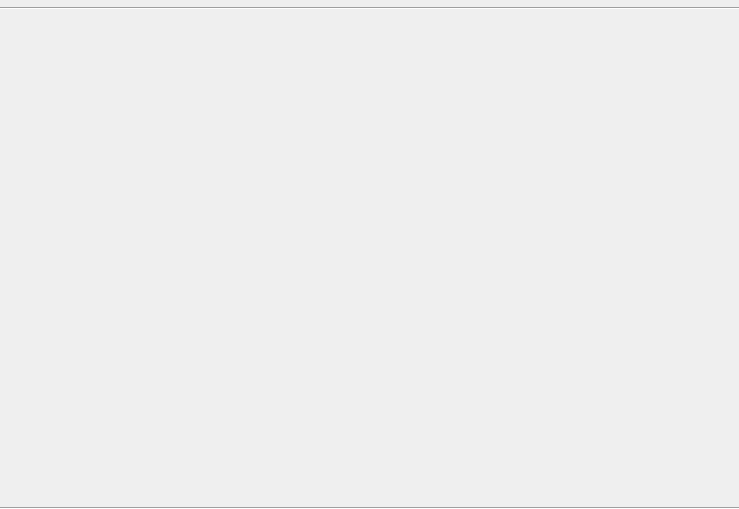
      <widget class="QWidget" name="scrollAreaWidgetContents">
       <property name="geometry">
        <rect>
         <x>0</x>
         <y>0</y>
         <width>739</width>
         <height>509</height>
        </rect>
       </property>
       <widget class="Line" name="line">
        <property name="geometry">
         <rect>
          <x>0</x>
          <y>0</y>
          <width>781</width>
          <height>16</height>
         </rect>
        </property>
        <property name="orientation">
         <enum>Qt::Horizontal</enum>
        </property>
       </widget>
       <widget class="Line" name="line_2">
        <property name="geometry">
         <rect>
          <x>-17</x>
          <y>20</y>
          <width>20</width>
          <height>491</height>
         </rect>
        </property>
        <property name="orientation">
         <enum>Qt::Vertical</enum>
        </property>
       </widget>
       <widget class="Line" name="line_3">
        <property name="geometry">
         <rect>
          <x>770</x>
          <y>10</y>
          <width>20</width>
          <height>491</height>
         </rect>
        </property>
        <property name="orientation">
         <enum>Qt::Vertical</enum>
        </property>
       </widget>
       <widget class="Line" name="line_4">
        <property name="geometry">
         <rect>
          <x>0</x>
          <y>500</y>
          <width>781</width>
          <height>16</height>
         </rect>
        </property>
        <property name="orientation">
         <enum>Qt::Horizontal</enum>
        </property>
       </widget>
      </widget>
